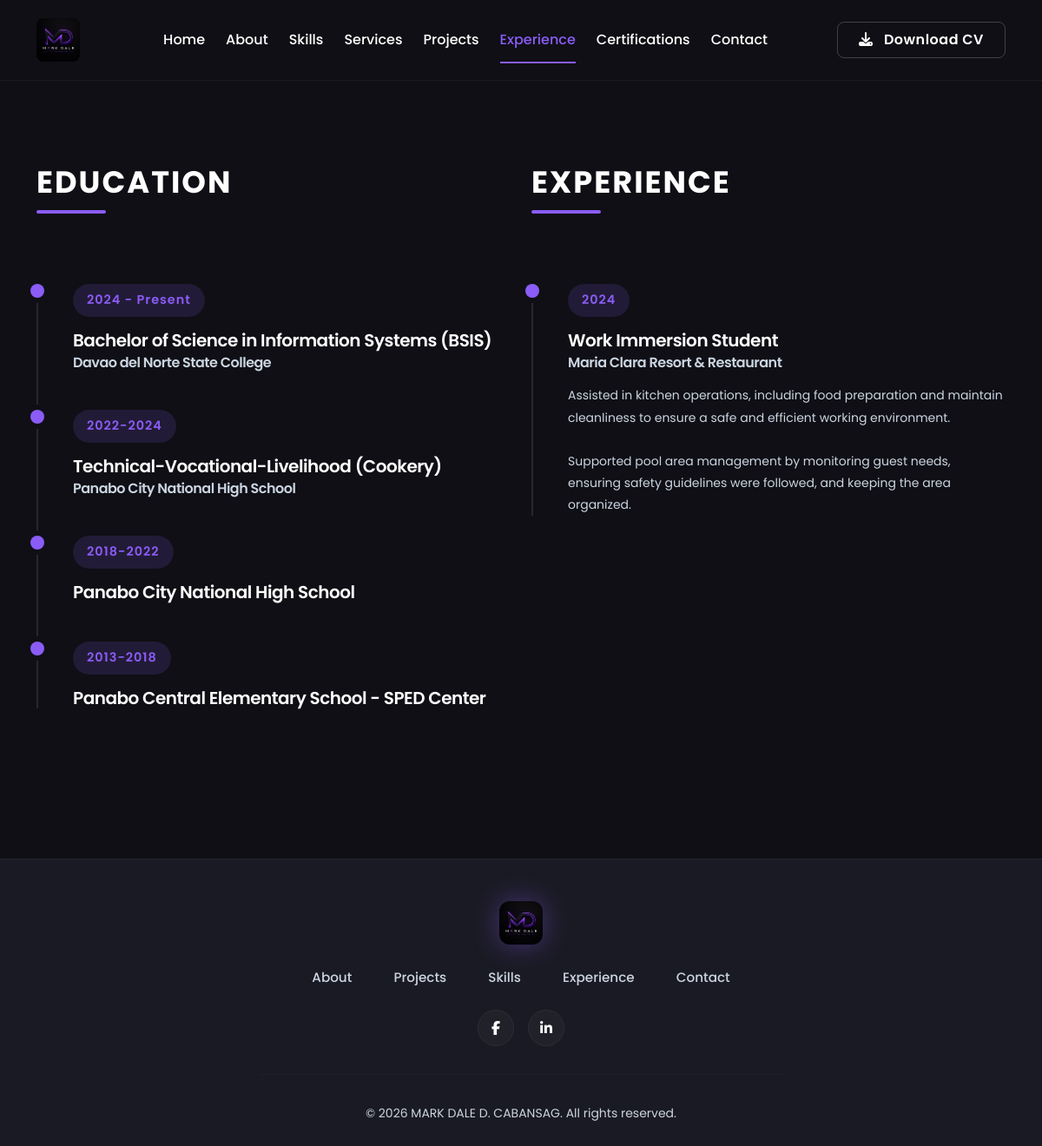
The page /experience.php on the database its author committed.
### tables this page shows
CREATE TABLE `experience` (
  `id` int(11) NOT NULL,
  `year` varchar(50) DEFAULT NULL,
  `title` varchar(255) DEFAULT NULL,
  `company` varchar(255) DEFAULT NULL,
  `description` text DEFAULT NULL,
  `type` enum('work','education','certification') DEFAULT 'work',
  `month` varchar(50) DEFAULT '',
  `image` varchar(255) DEFAULT '',
  `keywords` varchar(255) DEFAULT ''
);

CREATE TABLE `settings` (
  `id` int(11) NOT NULL,
  `site_title` varchar(255) DEFAULT 'Mark Dale D. Cabansag',
  `hero_title` varchar(255) DEFAULT 'INFORMATION SYSTEMS STUDENT',
  `hero_name` varchar(255) DEFAULT 'MARK DALE D. CABANSAG',
  `objective` text DEFAULT NULL,
  `email` varchar(255) DEFAULT 'markcabansag108@gmail.com',
  `phone` varchar(50) DEFAULT '0993-740-0980',
  `location` varchar(255) DEFAULT 'Purok 2b, Sto Nino, Carmen, Davao del Norte',
  `linkedin` varchar(255) DEFAULT 'https://www.linkedin.com/in/mark-dale-cabansag-010105409/',
  `github` varchar(255) DEFAULT ''
);

### experience.php (the view, shortened to what this page needs)
<?php require_once 'includes/header.php'; ?>
<section class="py-5 mt-5 min-vh-100">
    <div class="container">
        <div class="row">
            <div class="col-lg-6 mb-5 mb-lg-0">
                <h2 class="section-title">Education</h2>
                <div class="timeline mt-5">
                    <?php
                    $stmt = $pdo->prepare("SELECT * FROM experience WHERE type='education' ORDER BY year DESC");
                    $stmt->execute();
                    $educations = $stmt->fetchAll(PDO::FETCH_ASSOC);
                    if(count($educations) == 0) {
                        echo '<div class="col-12 text-center py-5"><div class="d-inline-flex align-items-center justify-content-center rounded-circle mb-4" style="width: 80px; height: 80px; background-color: rgba(255,255,255,0.05);"><i class="fas fa-graduation-cap fa-2x text-muted"></i></div><h4 class="text-white fw-bold mb-2">No Education Posted Yet</h4><p class="text-muted mb-0">Check back later for updates!</p></div>';
                    } else {
                        foreach($educations as $edu): ?>
                            <div class="timeline-item">
                                <div class="timeline-date"><?= htmlspecialchars($edu['year']) ?></div>
                                <h5 class="text-white mb-1"><?= htmlspecialchars($edu['title']) ?></h5>
                                <h6 class="text-muted mb-0"><?= htmlspecialchars($edu['company']) ?></h6>
                            </div>
                        <?php endforeach;
                    } ?>
                </div>
            </div>
            <div class="col-lg-6">
                <h2 class="section-title">Experience</h2>
                <div class="timeline mt-5">
                    <?php
                    $stmt = $pdo->prepare("SELECT * FROM experience WHERE type='work' ORDER BY year DESC");
                    $stmt->execute();
                    $experiences = $stmt->fetchAll(PDO::FETCH_ASSOC);
                    if(count($experiences) == 0) {
                        echo '<div class="col-12 text-center py-5"><div class="d-inline-flex align-items-center justify-content-center rounded-circle mb-4" style="width: 80px; height: 80px; background-color: rgba(255,255,255,0.05);"><i class="fas fa-briefcase fa-2x text-muted"></i></div><h4 class="text-white fw-bold mb-2">No Experience Posted Yet</h4><p class="text-muted mb-0">Check back later for updates!</p></div>';
                    } else {
                        foreach($experiences as $exp): ?>
                            <div class="timeline-item">
                                <div class="timeline-date"><?= htmlspecialchars($exp['year']) ?></div>
                                <h5 class="text-white mb-1"><?= htmlspecialchars($exp['title']) ?></h5>
                                <h6 class="text-muted mb-3"><?= htmlspecialchars($exp['company']) ?></h6>
                                <div class="text-muted small"><?= nl2br(htmlspecialchars($exp['description'])) ?></div>
                            </div>
                        <?php endforeach;
                    } ?>
                </div>
            </div>
        </div>
    </div>
</section>
<?php require_once 'includes/footer.php'; ?>

### includes/header.php (shortened to what this page needs)
<?php
require_once 'includes/db.php';
$stmt = $pdo->query("SELECT * FROM settings LIMIT 1");
$settings = $stmt->fetch(PDO::FETCH_ASSOC);
$current_page = basename($_SERVER['PHP_SELF']);
?>
<!DOCTYPE html>
<html lang="en">
<head>
    <link href="https://cdn.jsdelivr.net/npm/bootstrap@5.3.2/dist/css/bootstrap.min.css" rel="stylesheet">
    <link rel="stylesheet" href="https://cdnjs.cloudflare.com/ajax/libs/font-awesome/6.4.2/css/all.min.css">
    <?php $css_file = 'assets/css/style.css'; ?>
    <link rel="stylesheet" href="<?= $css_file ?>?v=<?= file_exists($css_file) ? filemtime($css_file) : time() ?>">
</head>
<body>
<nav class="navbar navbar-expand-xl navbar-dark navbar-custom sticky-top py-3">
  <div class="container">
    <a class="navbar-brand d-flex align-items-center" href="./">
      <img src="assets/images/logo.png" alt="MD Logo" style="height: 50px; width: auto; border-radius: 8px;">
    </a>
    <div class="collapse navbar-collapse" id="navbarNav">
      <ul class="navbar-nav mx-auto align-items-center gap-2 gap-xl-4 mt-3 mt-xl-0">
        <li class="nav-item">
          <a class="nav-link <?= $current_page == 'index.php' ? 'active' : '' ?>" href="./">Home</a>
        </li>
        <li class="nav-item">
          <a class="nav-link <?= $current_page == 'about.php' ? 'active' : '' ?>" href="about">About</a>
        </li>
        <li class="nav-item">
          <a class="nav-link <?= $current_page == 'skills.php' ? 'active' : '' ?>" href="skills">Skills</a>
        </li>
        <li class="nav-item">
          <a class="nav-link <?= $current_page == 'services.php' ? 'active' : '' ?>" href="services">Services</a>
        </li>
        <li class="nav-item">
          <a class="nav-link <?= $current_page == 'projects.php' ? 'active' : '' ?>" href="projects">Projects</a>
        </li>
        <li class="nav-item">
          <a class="nav-link <?= $current_page == 'experience.php' ? 'active' : '' ?>" href="experience">Experience</a>
        </li>
        <li class="nav-item">
          <a class="nav-link <?= $current_page == 'certifications.php' ? 'active' : '' ?>" href="certifications">Certifications</a>
        </li>
        <li class="nav-item">
          <a class="nav-link <?= $current_page == 'contact.php' ? 'active' : '' ?>" href="contact">Contact</a>
        </li>
      </ul>
      <div class="d-flex align-items-center mt-3 mt-xl-0">
        <a class="btn btn-outline-custom px-4 py-2" href="cv" target="_blank"><i class="fas fa-download me-2"></i> Download CV</a>
      </div>
    </div>
  </div>
</nav>

### includes/footer.php (shortened to what this page needs)
<footer class="pt-5 pb-4 mt-5 border-top" style="border-color: rgba(255,255,255,0.05) !important; background-color: var(--surface-color);">
    <div class="container text-center">
        <a href="./" class="d-inline-block mb-4 text-decoration-none">
            <img src="assets/images/logo.png" alt="MD Logo" style="height: 50px; width: auto; border-radius: 12px; filter: drop-shadow(0 0 15px rgba(139, 92, 246, 0.4));">
        </a>
        <div class="d-flex flex-wrap justify-content-center gap-3 gap-md-5 mb-4 footer-nav-links">
            <a href="about" class="text-muted text-decoration-none">About</a>
            <a href="projects" class="text-muted text-decoration-none">Projects</a>
            <a href="skills" class="text-muted text-decoration-none">Skills</a>
            <a href="experience" class="text-muted text-decoration-none">Experience</a>
            <a href="contact" class="text-muted text-decoration-none">Contact</a>
        </div>
        <div class="d-flex justify-content-center gap-3 mb-2">
            <a href="https://www.facebook.com/markdalecabansag1" class="social-icon-footer" target="_blank"><i class="fab fa-facebook-f"></i></a>
            <?php if(!empty($settings['linkedin'])): ?>
            <a href="<?= htmlspecialchars($settings['linkedin']) ?>" class="social-icon-footer" target="_blank"><i class="fab fa-linkedin-in"></i></a>
            <?php endif; ?>
        </div>
        <hr style="border-color: rgba(255,255,255,0.1); margin: 2rem auto; width: 100%; max-width: 600px;">
        <p class="text-muted small mb-0">&copy; <?= date('Y') ?> <?= htmlspecialchars($settings['hero_name'] ?? 'Mark Dale D. Cabansag') ?>. All rights reserved.</p>
    </div>
</footer>
</body>
</html>

### assets/css/style.css (style rules this page uses)
:root { --bg-color: #0f0f15; --surface-color: #1a1a24; --surface-light: #252533; --primary-color: #8b5cf6; --primary-hover: #a78bfa; --text-main: #ffffff; --text-muted: #cbd5e1; --font-family: 'Poppins', sans-serif; }
body { background-color: var(--bg-color); color: var(--text-main); font-family: var(--font-family); -webkit-font-smoothing: antialiased; font-size: 16px; line-height: 1.8; }
.text-muted { color: var(--text-muted) !important; }
a { text-decoration: none; transition: all 0.3s ease; }
h1, h2, h3, h4, h5, h6 { color: var(--text-main); font-weight: 600; letter-spacing: -0.5px; }
.navbar-custom { background-color: var(--bg-color); border-bottom: 1px solid rgba(255, 255, 255, 0.05); padding: 1.25rem 0; }
.navbar-custom .nav-link { color: var(--text-main); font-weight: 500; font-size: 1rem; padding: 0.5rem 0 !important; position: relative; }
.navbar-custom .nav-link:hover, .navbar-custom .nav-link.active { color: var(--primary-color); }
.navbar-custom .nav-link::after { content: ''; position: absolute; bottom: -5px; left: 0; width: 0%; height: 2px; background-color: var(--primary-color); transition: width 0.3s ease; }
.navbar-custom .nav-link:hover::after, .navbar-custom .nav-link.active::after { width: 100%; }
.btn { padding: 14px 30px; font-size: 1rem; font-weight: 600; border-radius: 8px; letter-spacing: 0.5px; }
.btn-outline-custom { background-color: transparent; color: var(--text-main); border: 1px solid rgba(255, 255, 255, 0.2); }
.timeline { border-left: 2px solid rgba(255,255,255,0.1); padding-left: 40px; position: relative; }
.timeline-item { margin-bottom: 45px; position: relative; }
.timeline-item::before { content: ''; position: absolute; left: -49px; top: 0; width: 16px; height: 16px; border-radius: 50%; background-color: var(--primary-color); box-shadow: 0 0 0 6px var(--bg-color); transition: all 0.3s ease; }
.timeline-date { display: inline-block; padding: 6px 16px; background-color: rgba(139, 92, 246, 0.15); color: var(--primary-color); border-radius: 30px; font-weight: 600; font-size: 0.9rem; margin-bottom: 15px; letter-spacing: 1px; }
.section-title { font-weight: 700; margin-bottom: 3rem; font-size: 2.2rem; text-transform: uppercase; letter-spacing: 2px; position: relative; display: inline-block; }
.section-title::after { content: ''; position: absolute; bottom: -15px; left: 0; width: 80px; height: 4px; background-color: var(--primary-color); border-radius: 2px; }

### includes/footer.php (style rules this page uses)
.footer-nav-links a { font-weight: 500; font-size: 0.95rem; transition: color 0.3s ease; }
.social-icon-footer { display: inline-flex; align-items: center; justify-content: center; width: 42px; height: 42px; background-color: rgba(255,255,255,0.03); color: var(--text-main); border-radius: 50%; transition: all 0.3s ease; border: 1px solid rgba(255,255,255,0.05); }

### rows shown on the page
experience: year "2024 - Present", title "Bachelor of Science in Information Systems (BSIS)", company "Davao del Norte State College"
experience: year "2022-2024", title "Technical-Vocational-Livelihood (Cookery)", company "Panabo City National High School"
experience: year "2018-2022", title "Panabo City National High School"
experience: year "2013-2018", title "Panabo Central Elementary School - SPED Center"
experience: year "2024", title "Work Immersion Student", company "Maria Clara Resort & Restaurant", description "Assisted in kitchen operations, including food preparation and maintain cleanliness to ensure a safe and efficient working environment. Supported pool area management by monitoring guest needs, ensuring safety guidelines were followed, and keeping the area organized."
settings: hero_name "MARK DALE D. CABANSAG"
